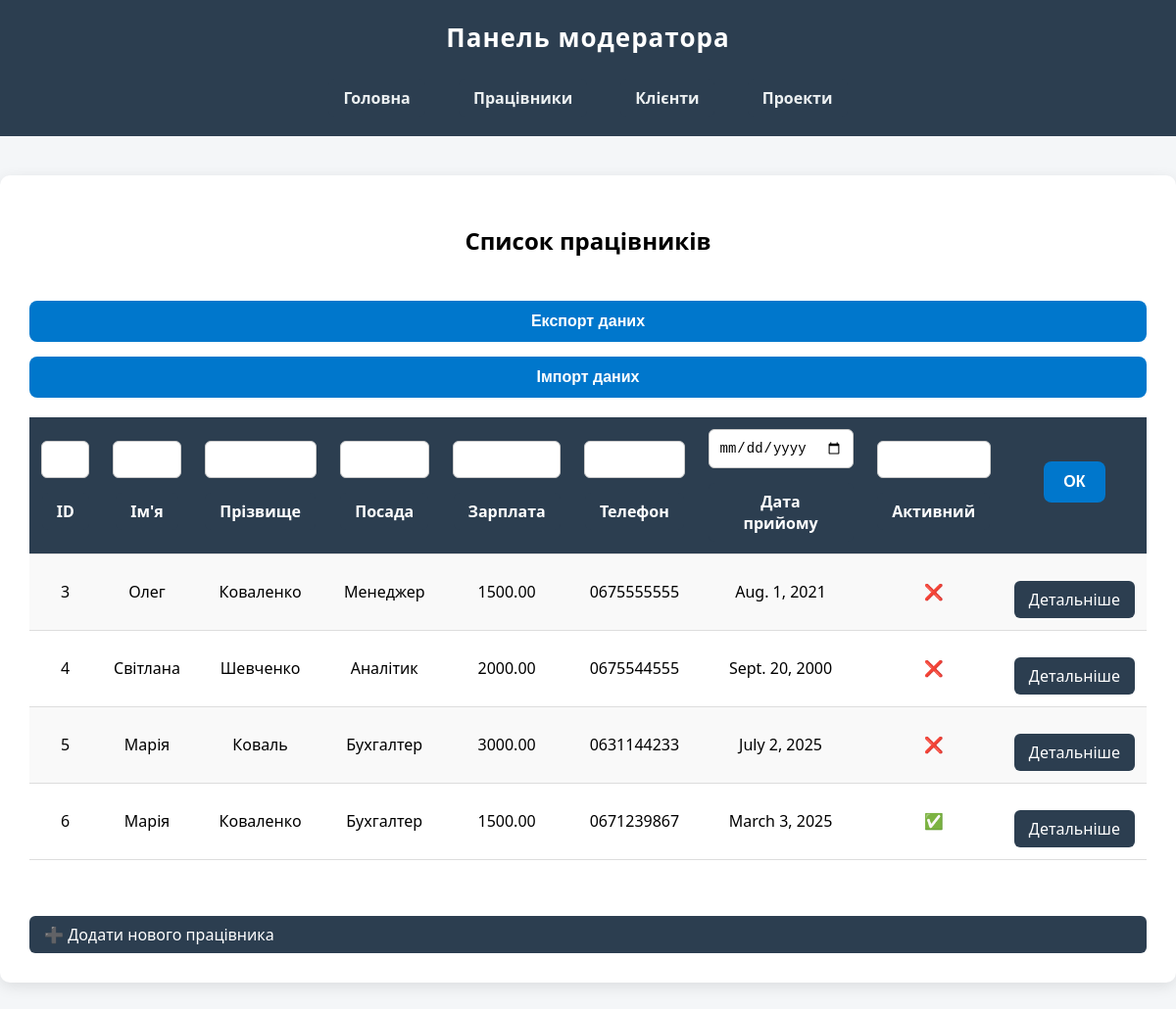
Page /moderator/workers/ on the earlier database version.
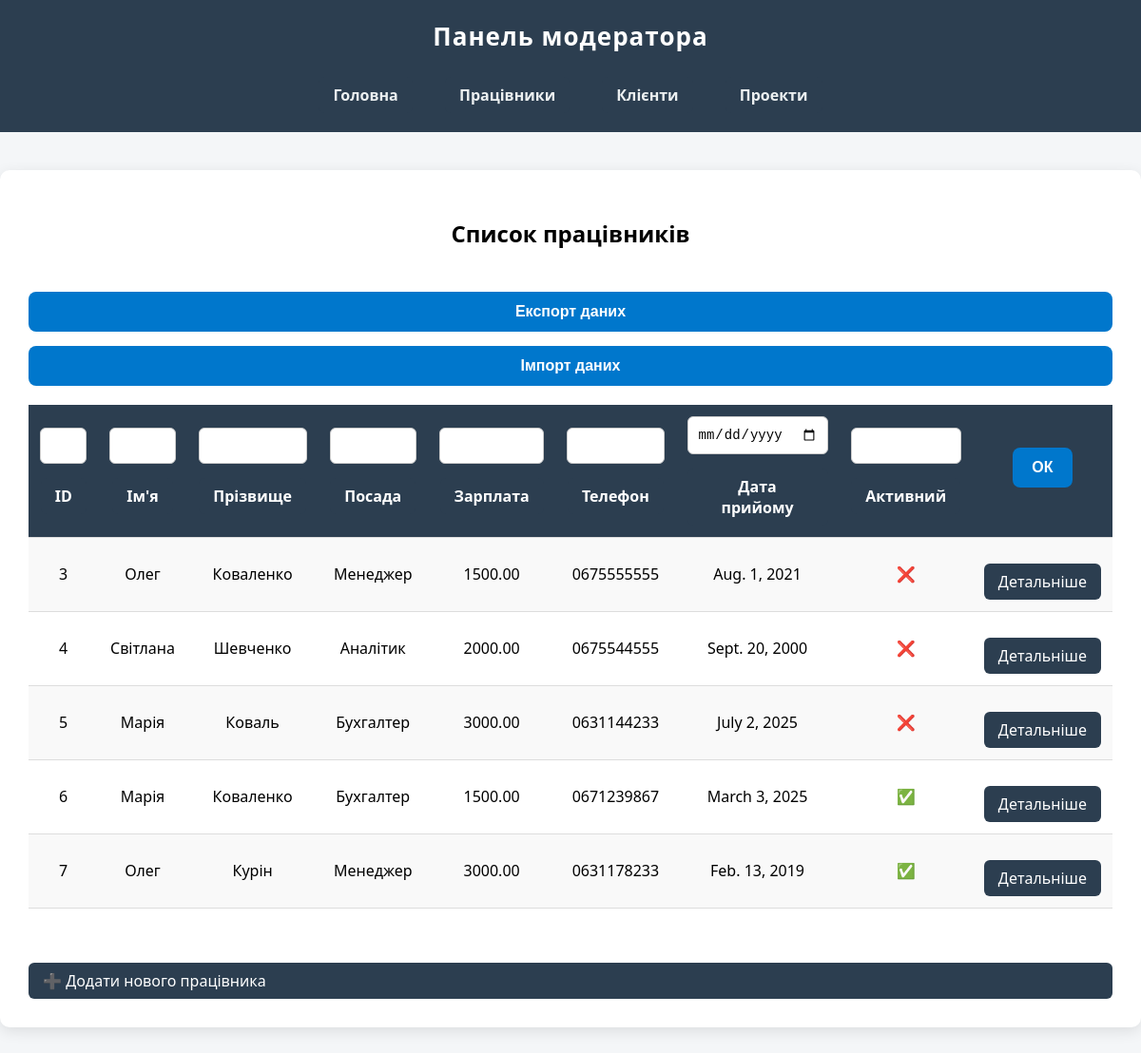
Same page on the later database version.
### main/models.py (models this page shows, shortened)
class Worker(models.Model):
    id = models.IntegerField('№', primary_key=True)
    name = models.CharField('Ім’я', max_length=20)
    surname = models.CharField('Прізвище', max_length=20)
    position = models.CharField('Посада', max_length=50)
    salary = models.DecimalField('Зарплата', max_digits=10, decimal_places=2)
    phone = models.CharField('Телефон', max_length=20)
    date_hired = models.DateField('Дата найму')
    is_active = models.BooleanField('Активний', default=False)

### moderator/views.py (the view)
# urls.py: path('workers/',views.show_workers_list,name='workers_list'),
def show_workers_list(request):
    logger.info('Користувач перейшов на сторінку списку робітників')
    all_workers = Worker.objects.all()
    sort_field = request.GET.get('sort', 'id')
    direction = request.GET.get('dir', 'asc')
    if request.method == 'GET':
        filter_fields = ['id', 'name', 'surname', 'position', 'salary', 'phone', 'date_hired', 'is_active']
        filters = {}
        for i in filter_fields:
            value = request.GET.get(f'filter_{i}')
            if value:
                filters[i] = value
        all_workers = all_workers.filter(**filters)
    if direction == 'desc':
        all_workers = all_workers.order_by(f'-{sort_field}')
    else:
        all_workers = all_workers.order_by(sort_field)
    return render(request, 'moderator/workers/workers_list.html', {'all_workers': all_workers, 'sort_field': sort_field, 'direction': direction})

### moderator/templates/moderator/workers/workers_list.html (shortened to what this page needs)
{% extends 'layout_m.html' %}
{% block content %}
    <h2 style="text-align: center; margin-bottom: 30px;">Список працівників</h2>
    <form action="{% url 'export_workers' %}" method="post">
        <button type="submit">Експорт даних</button>
    </form>
    <form action="{% url 'import_workers' %}" method="post">
        <button type="submit">Імпорт даних</button>
    </form>
    <form method="get">
        <table>
            <tr>
                <th>
                    <input name="filter_id" type="number">
                    <a href="?sort=id&dir={% if sort_field == 'id' and direction == 'asc' %}desc{% else %}asc{% endif %}">ID</a>
                </th>
                <th>
                    <input name="filter_name" type="text">
                    <a href="?sort=name&dir={% if sort_field == 'name' and direction == 'asc' %}desc{% else %}asc{% endif %}">Ім'я</a>
                </th>
                <th>
                    <input name="filter_surname" type="text">
                    <a href="?sort=surname&dir={% if sort_field == 'surname' and direction == 'asc' %}desc{% else %}asc{% endif %}">Прізвище</a>
                </th>
                <th>
                    <input name="filter_position" type="text">
                    <a href="?sort=position&dir={% if sort_field == 'position' and direction == 'asc' %}desc{% else %}asc{% endif %}">Посада</a>
                </th>
                <th>
                    <input name="filter_salary" type="number">
                    <a href="?sort=salary&dir={% if sort_field == 'salary' and direction == 'asc' %}desc{% else %}asc{% endif %}">Зарплата</a>
                </th>
                <th><input name="filter_phone" type="text">
                    <a href="?sort=phone&dir={% if sort_field == 'phone' and direction == 'asc' %}desc{% else %}asc{% endif %}">Телефон</a></th>
                <th>
                    <input name="filter_date_hired" type="date">
                    <a href="?sort=date_hired&dir={% if sort_field == 'date_hired' and direction == 'asc' %}desc{% else %}asc{% endif %}">Дата прийому</a>
                </th>
                <th>
                    <input name="filter_is_active" type="boolean">
                    <a href="?sort=is_active&dir={% if sort_field == 'is_active' and direction == 'asc' %}desc{% else %}asc{% endif %}">Активний</a>
                </th>
                <th><button type="submit">{% block b %}ОК{% endblock %}</button><br><br></th>
            </tr>
            {% for worker in all_workers %}
            <tr>
                <td>{{ worker.id }}</td>
                <td>{{ worker.name }}</td>
                <td>{{ worker.surname }}</td>
                <td>{{ worker.position }}</td>
                <td>{{ worker.salary }}</td>
                <td>{{ worker.phone }}</td>
                <td>{{ worker.date_hired }}</td>
                <td>{% if worker.is_active %}✅{% else %}❌{% endif %}</td>
                <td><a href="{% url 'worker_details' worker.id%}">Детальніше</a></td>
            </tr>
            {% endfor %}
        </table>
        <br>
        <a href="{% url 'worker_create' %}">➕ Додати нового працівника</a>
    </form>
{% endblock %}

Differences in the rows shown:
added Worker: id "7", name "Олег", surname "Курін", position "Менеджер", salary "3000.00", phone "0631178233", date_hired "Feb. 13, 2019"
